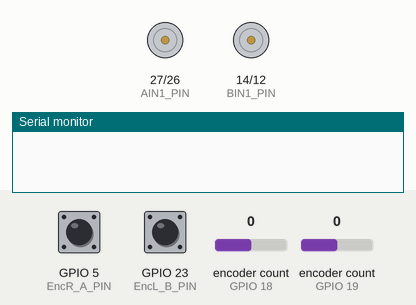
Simulated run of this sketch. Board: ESP32. Parts: motor-driver pin pairs drawn as motors (green arrow = first pin HIGH = forward, orange = second pin HIGH = backward, longer = more drive, scaled by the enable pin), the last lines printed to the serial monitor. The inputs (shaded band) are chosen by the test bench; at power-on: GPIO 5 (EncR_A_PIN) HIGH, GPIO 23 (EncL_B_PIN) HIGH, encoder count (sensors on GPIO 18, GPIO 19) 0.

Above: at 0.0 s.
At 1.1 s:
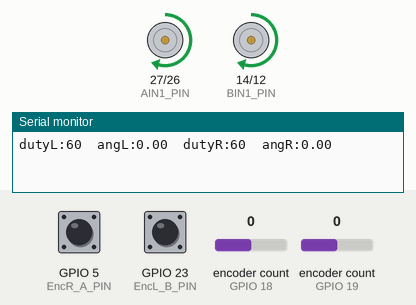
Timing chart, 0 to 2.6 s (numbered marks = the images above):
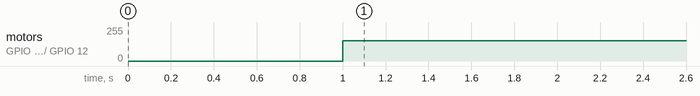

Measured:
- by itself, motor on GPIO 27 (AIN1_PIN) / GPIO 26 (AIN2_PIN), motor on GPIO 14 (BIN1_PIN) / GPIO 12 (BIN2_PIN): stopped → forward 153/255 at 1.0 s

The sketch:

Prog_wheelAngle_encoder2_pwm2_func.ino
```cpp
/* -----------------------------------------------------------------------------
 *  Prog_wheelAngle_encoder2_pwm2_func.ino:
 * ESP32_DevKitC_ver4+TB6612FNG でエンコーダ付きモータを回すプログラム
 * LEDCで両車輪をpwmで回転し、両車輪がある角度になると車輪を止めるプログラム
 * アクチュエータは、pololuのエンコーダ付きDS-16413-DG01D-Eで確認済み。
 * 2020.03.23  by jeong
--------------------------------------------------------------------------------*/

#include <RotaryEncoder.h>  //エンコーダを使うためのライブラリのインクルード

//-------------グルーバル定義(プログラム内で値が変わらないものを定義しておく）
//回転方向
#define CCW 1    //反時計方向
#define CW  -1   //時計方向

//pwm発生用のタイマーチャンネル用定義
#define LEDC_CHANNEL_0 0       //左車輪用pwmA チャンネル0
#define LEDC_CHANNEL_1 1       //右車輪用pwmB チャンネル1
#define LEDC_TIMER_BIT 13      //LEDC PWMタイマー 13bit
#define LEDC_SERVO_FREQ 2500   //pwm 周波数2.5khz

//モータドライバ制御用PIN番号の定義
#define PWMA_PIN 25    //左車輪用PWM出力用IO pin番号
#define AIN2_PIN 26    //左車輪用方向制御用IO pin番号
#define AIN1_PIN 27    //左車輪用方向制御用IO pin番号
#define BIN2_PIN 12    //右車輪用方向制御用IO pin番号
#define BIN1_PIN 14    //右車輪用方向制御用IO pin番号
#define PWMB_PIN 13    //右車輪用PWM出力用IO pin番号
#define dutyMax 100     //車輪用dutyの最大値

//エンコーダ読み込み用PIN番号の定義
#define EncL_A_PIN 19   // 左車輪用Encoder A相入力ピン
#define EncL_B_PIN 23   // 左車輪用Encoder B相入力ピン
#define EncR_A_PIN 5    // 右車輪用Encoder A相入力ピン
#define EncR_B_PIN 18   // 右車輪用Encoder B相入力ピン　　
#define Cnt2Ang    360./132.  //カウンター値を角度に変換 角度= CNT*(360度/1回転時のカウンター値）

//----------関数定義
void motorOutputL(int mDuty);  //左モータドライバにduty比を与える関数
void motorOutputR(int mDuty);  //右モータドライバにduty値を与える関数
void motion();                      //車輪動作プログラム
void IRAM_ATTR ISR();

//-------変数定義
RotaryEncoder encoderL(EncL_A_PIN, EncL_B_PIN);   //IO19とIO23を左車輪カウンター入力用として設定
RotaryEncoder encoderR(EncR_B_PIN, EncR_A_PIN);   //IO5とIO18を右車輪　　”　（左車輪と逆方向）
int dutyRatioL=0;                                 //左車輪用dutyRatio用変数
int dutyRatioR=0;                                 //右車輪用dutyRatio用変数
float newAngL = 0;                                //左車輪用回転角度用変数
float newAngR = 0;                                //右車輪用回転角度用変数


///////////SETUP///////////////////////////////
void setup(){

  //Serial_1との通信速度(PCとの通信)
  Serial.begin(9600);          //9600 bpsに設定

  //--【PIN mode（機能）の設定】　
  pinMode(PWMA_PIN,OUTPUT);    //PWMA_PINをpwm用のOUTPUTに設定
  pinMode(AIN1_PIN,OUTPUT);    //AIN1_PINを回転方向用のOUTPUTに設定
  pinMode(AIN2_PIN,OUTPUT);    //AIN1_PINを回転方向用のOUTPUTに設定
  pinMode(PWMB_PIN,OUTPUT);    //PWMB_PINをpwm用のOUTPUTに設定
  pinMode(BIN1_PIN,OUTPUT);    //BIN1_PINを回転方向用のOUTPUTに設定
  pinMode(BIN2_PIN,OUTPUT);    //BIN2_PINを回転方向用のOUTPUTに設定


  //--【LEDCの設定】
  ledcSetup(LEDC_CHANNEL_0, LEDC_SERVO_FREQ, LEDC_TIMER_BIT);  //左車輪用LEDC_CHANNEL_0の設定
  ledcSetup(LEDC_CHANNEL_1, LEDC_SERVO_FREQ, LEDC_TIMER_BIT);  //右車輪用LEDC_CHANNEL_1の設定

  //--【LEDCとpwm用pinの接続】
  ledcAttachPin(PWMA_PIN, LEDC_CHANNEL_0);      //LEDC_CHANNEL_0をPWMA_PINへ出力
  ledcAttachPin(PWMB_PIN, LEDC_CHANNEL_1);      //LEDC_CHANNEL_1をPWMB_PINへ出力
  delay(1000);

   //--【Encoder用pinを外部interruptに設定】
  attachInterrupt(EncL_A_PIN,ISR,CHANGE);   //IO19番ピンを外部割込み用として設定
  attachInterrupt(EncL_B_PIN,ISR,CHANGE);   //IO23番ピンを外部割込み用として設定
  attachInterrupt(EncR_A_PIN,ISR,CHANGE);   //IO5番ピンを外部割込み用として設定
  attachInterrupt(EncR_B_PIN,ISR,CHANGE);   //IO18番ピンを外部割込み用として設定

}


//------- プログラムループ(繰り返し実行)
void loop() {

 //--【ロボットの動作】
  motion();

  //--【counter値と車輪角度を表示」
  Serial.print("dutyL:");  Serial.print(dutyRatioL);
  Serial.print("  angL:");  Serial.print(newAngL);
  Serial.print("  dutyR:");  Serial.print(dutyRatioR);
  Serial.print("  angR:");  Serial.print(newAngR);
  Serial.println();

  delay(100);

 }


/*--------------------------------------
 * void motion()
 * ロボットの動作を書く関数
-------------------------------------- */
void motion(){

 //--【counter値の読み込み】
  int newCntL = encoderL.getPosition();  //左車輪のカウンター値を読み込む
  int newCntR = encoderR.getPosition();  //左車輪のカウンター値を読み込む

  //--【counter値を角度に車輪の角度に換算】
  newAngL = newCntL*Cnt2Ang;       //左車輪の角度を計算
  newAngR = newCntR*Cnt2Ang;       //左車輪の角度を計算


 //--【左車輪が360度を越えるとdutyRatioLを0%にして停止】
  if(newAngL > 360) dutyRatioL = 0;
  else dutyRatioL = 60;

  if(newAngR > 360) dutyRatioR = 0;
  else dutyRatioR= 60;

  motorOutputL(dutyRatioL);
  motorOutputR(dutyRatioR);

}

/*--------------------------------------------
 * void motorOutputL(int mDuty)
 * 引数：mDuty (duty比)
 * 返り値：なし
 * 回転方向、duty制限後のduty値を計算し出力する関数*
 ----------------------------------------------*/
void motorOutputL(int mDuty){

   int dirState=0;          //モータ回転方向状態変数
   int dirIn1 = LOW;        //左車輪回転方向変数In1
   int dirIn2 = LOW;        //左車輪回転方向変数In2

  //--【引数のduty比を、正のduty比と回転方向を分離】
   if(mDuty < 0) { mDuty = -1*(mDuty); dirState = CW;}
   else {mDuty = mDuty; dirState = CCW;}

   //--【dutyを最大値に制限する】
   if(mDuty > dutyMax) mDuty = dutyMax;

  //--【duty比をduty値に変換】
   uint32_t duty = (mDuty*8192./100.);    //duty 100の場合8192

   //--【回転方向をdirInへ反映】
   if(dirState == CW)  {dirIn1=LOW;  dirIn2=HIGH;}; //時計方法  (-)
   if(dirState == CCW) {dirIn1=HIGH; dirIn2=LOW;};  //反時計方向(+)

   //回転方向用pinへ信号を出力
    digitalWrite(AIN1_PIN,dirIn1);
    digitalWrite(AIN2_PIN,dirIn2);

   //LEDC_CHANNELへpwmを出力
   ledcWrite(LEDC_CHANNEL_0,duty);

}


/*--------------------------------------------
 * void motorOutputR(int mDuty)
 * 引数：mDuty (duty比)
 * 返り値：なし
 * 右車輪の回転方向、duty制限後のduty値を計算し出力する関数*
 ----------------------------------------------*/
 void motorOutputR(int mDuty){

   int dirState=0;          //モータ回転方向状態変数
   int dirIn1 = LOW;        //右車輪回転方向変数In1
   int dirIn2 = LOW;        //右車輪回転方向変数In2

  //--【引数のduty比を、正のduty比と回転方向を分離】
   if(mDuty < 0) { mDuty = -1*(mDuty); dirState = CW;}
   else {mDuty = mDuty; dirState = CCW;}

   //--【dutyを最大値に制限する】
   if(mDuty > dutyMax) mDuty = dutyMax;

  //--【duty比をduty値に変換】
   uint32_t duty = (mDuty*8192./100.);    //duty 100の場合8192

   //--【回転方向をdirInへ反映】
   if(dirState == CW)  {dirIn1=LOW;  dirIn2=HIGH;}; //時計方法  (-)
   if(dirState == CCW) {dirIn1=HIGH; dirIn2=LOW;};  //反時計方向(+)

   //回転方向用pinへ信号を出力
    digitalWrite(BIN1_PIN,dirIn1);
    digitalWrite(BIN2_PIN,dirIn2);

   //LEDC_CHANNELへpwmを出力
   ledcWrite(LEDC_CHANNEL_1,duty);
}

/*--------------------------------------------
 * void IRAM_ATTR ISR()
 * 引数：なし　 返り値：なし
 * Encoder外部割込みサービスの呼び出し
 ----------------------------------------------*/
void IRAM_ATTR ISR() {
  encoderL.tick();               //左車輪用エンコーダの状態を確認
  encoderR.tick();               //右車輪用エンコーダの状態を確認
}
```
